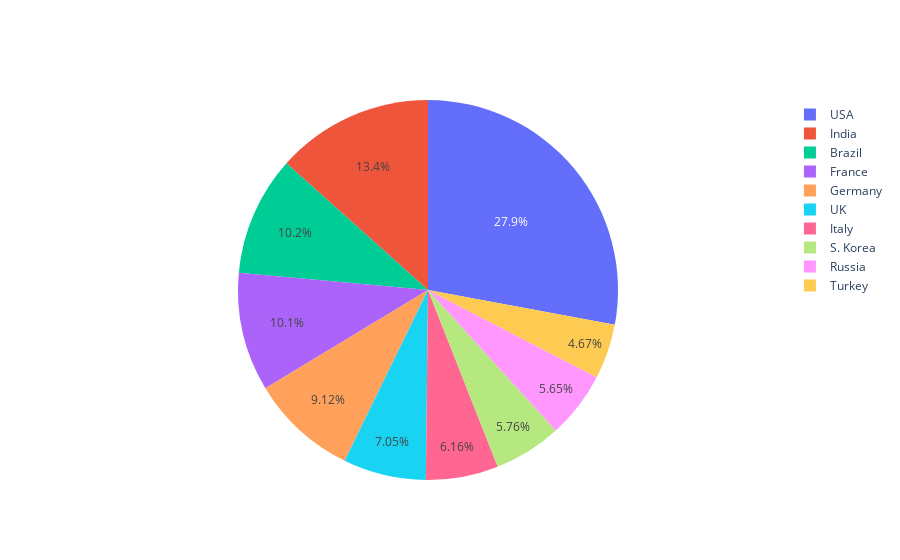

The notebook cell this image was saved under:
### Code cell
import plotly.graph_objects as go

labels = country
values = cleaned_case

fig = go.Figure(data=[go.Pie(labels=labels, values=values)])
fig.show()

### Figure 1 — Plotly figure (JSON) as saved in the notebook; plotly's stock layout.template omitted (floating-point values rounded to 4 significant figures)
{"data": [{"labels": ["USA", "India", "Brazil", "France", "Germany", "UK", "Italy", "S. Korea", "Russia", "Turkey"], "type": "pie", "values": [91429409, 43783062, 33339815, 33034311, 29853680, 23075360, 20177910, 18861593, 18499044, 15297539]}], "layout": {}}
